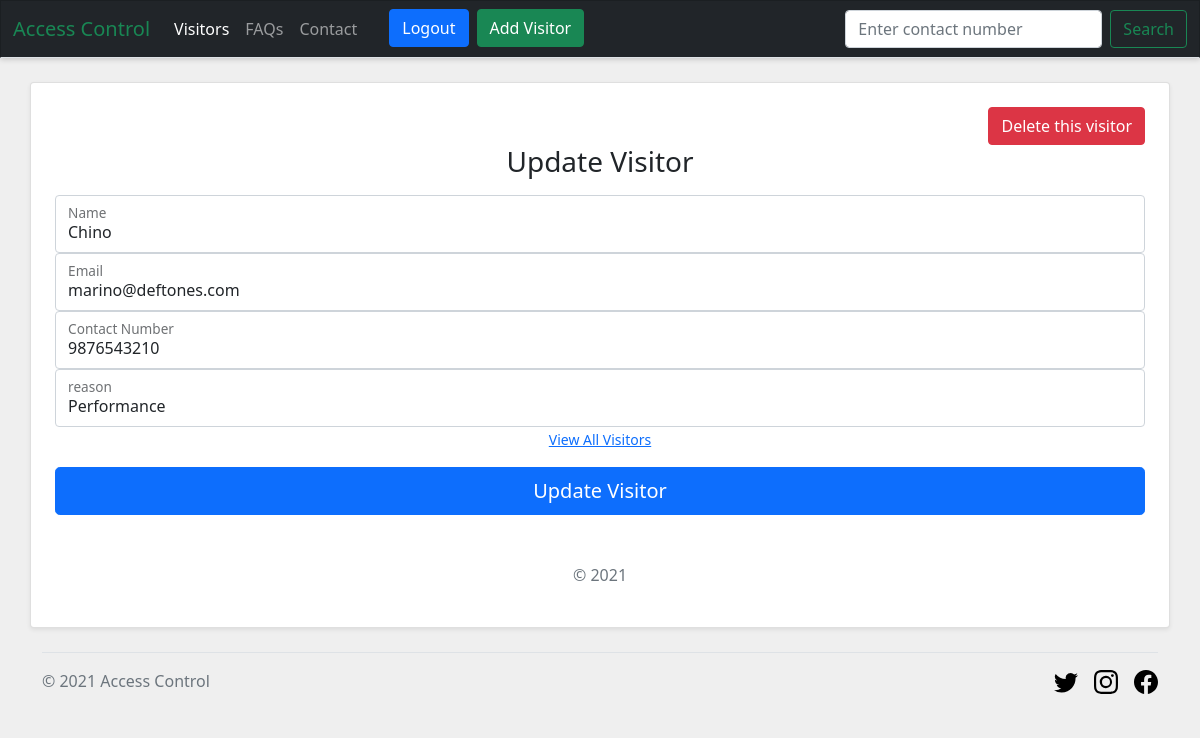
The page /edit_visitor.php?id=4 (signed in) on the database its author committed.
### tables this page shows
CREATE TABLE `visitors` (
  `id` int(11) NOT NULL AUTO_INCREMENT,
  `name` text DEFAULT NULL,
  `email` varchar(256) DEFAULT NULL,
  `contact_number` varchar(256) DEFAULT NULL,
  `reason` text DEFAULT NULL,
  `time_of_entry` timestamp NOT NULL DEFAULT current_timestamp(),
  `time_of_exit` datetime DEFAULT NULL,
  `created` datetime DEFAULT current_timestamp(),
  PRIMARY KEY (`id`)
);

### config/db.php (called while the page is built, shortened)
<?php
    $base_url = "http://" . $_SERVER['SERVER_NAME'] . "/access-control";
?>

### edit_visitor.php (the view, shortened to what this page needs)
<?php
require_once("config/db.php");
$query_product = "SELECT * FROM `visitors` WHERE id = " . $_REQUEST['id'];
$visitor_result = mysqli_query($connection, $query_product);
?>
<?php require_once("header.php"); ?>
<section class="text-center">
    <div class="container card rounded shadow-sm my-4 p-4">
        <?php
            if($visitor_result->num_rows > 0){
                while($visitor_info = mysqli_fetch_array($visitor_result)){
        ?>
        <div>
            <form action="" method="post" id="delete_visitor_form">
                <button class="btn btn-danger float-end" name="delete_visitor" type="submit">Delete this visitor</button>
            </form>
        </div>
        <form action="" method="post" id="update_product_form">
            <h1 class="h3 mb-3 fw-normal">Update Visitor</h1>
            <div class="form-floating">
                <input type="text" class="form-control" id="name" name="name" value="<?php echo $visitor_info['name'] ?>">
                <label for="name">Name</label>
            </div>
            <div class="form-floating">
                <input type="email" class="form-control" id="email" name="email" value="<?php echo $visitor_info['email'] ?>">
                <label for="email">Email</label>
            </div>
            <div class="form-floating">
                <input type="text" class="form-control" id="contact_number" name="contact_number" value="<?php echo $visitor_info['contact_number'] ?>">
                <label for="contact_number">Contact Number</label>
            </div>
            <div class="form-floating">
                <input type="text" class="form-control" id="reason" name="reason" value="<?php echo $visitor_info['reason'] ?>">
                <label for="reason">reason</label>
            </div>
            <?php }} ?>
            <div class="checkbox mb-3">
                <label>
                    <a href="<?php echo $base_url; ?>/index.php"><small>View All Visitors</small></a>
                </label>
            </div>
            <button class="w-100 btn btn-lg btn-primary" type="submit">Update Visitor</button>
            <p class="mt-5 mb-3 text-muted">© 2021</p>
        </form>
    </div>
</section>
<?php require_once("footer.php"); ?>

### resources/css/site.css (style rules this page uses)
body { background-color: #efefef !important; }

### rows shown on the page
visitors: name "Chino", email "marino@deftones.com", contact_number "9876543210", reason "Performance"
